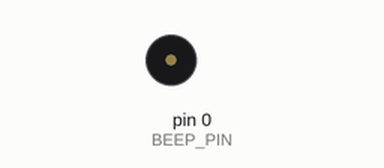
Simulated run of this sketch. Board: Arduino Uno, built with avr-gcc and run on an emulated ATmega328P. Shown: buzzer (waves = sounding).

Above: at 0.6 s.
Timing chart, 0 to 3.0 s (numbered marks = the images above):
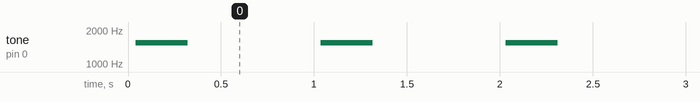

The sketch:

beep.ino
```cpp
#define DELAY_OFFSET 11
#define BEEP_PIN 0
// declare it for good measure
void beep(unsigned long hz, unsigned long ms);
void setup() {
pinMode(BEEP_PIN, OUTPUT);
}
void loop() {
beep(1500, 250);
delay(750);
}
void beep(unsigned long hz, unsigned long ms) {
// reference: 440hz = 2273 usec/cycle, 1136 usec/half-cycle
unsigned long us = (500000 / hz) - DELAY_OFFSET;
unsigned long rep = (ms * 500L) / (us + DELAY_OFFSET);
for (int i = 0; i < rep; i++) {
digitalWrite(BEEP_PIN, HIGH);
delayMicroseconds(us);
digitalWrite(BEEP_PIN, LOW);
delayMicroseconds(us);
}
}
```

Measured:
- by itself, tone on pin 0 (BEEP_PIN): alternates 1537 Hz for 0.28 s and silent for 0.71 s
